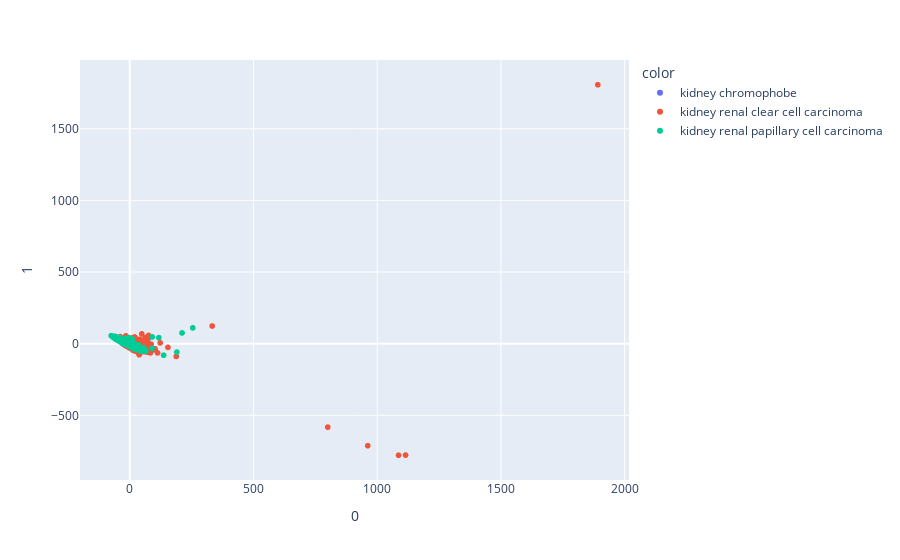

Notebook code for this chart:
### Code cell
#Visualisierung
import plotly.express as px
from sklearn.manifold import TSNE
fig = px.scatter(principalComponents,x = 0, y=1, color=df['cancer_type'])
fig.show()

### Figure 1 — Plotly figure (JSON) as saved in the notebook; plotly's stock layout.template omitted (floating-point values rounded to 4 significant figures; data arrays with more than 128 entries replaced by an {"elided": "..."} marker saying what was removed)
{"data": [{"hovertemplate": "color=kidney chromophobe<br>0=%{x}<br>1=%{y}<extra></extra>", "legendgroup": "kidney chromophobe", "marker": {"color": "#636efa", "symbol": "circle"}, "mode": "markers", "name": "kidney chromophobe", "showlegend": true, "type": "scattergl", "x": [-50.54, -47.86, -5.158, -42.61, -18.24, 1.877, 6.954, -64.34, -47.13, -31.04, -32.3, -36.67, -40.04, -36.92, -54.28, -29.42, -9.992, -31.95, -62.53, -40.46, -43.08, -29.1, -13.99, 34.55, 8.312, -54.05, -51.73, -13.16, -35.25, -26.14, -48.41, -45.06, -36.3, -46.39, -32.44, -66.32, -18.43, -49.34, -51.77, -19.7, -63.07, -59.1, -1.391, 30.9, -12.94, -31.75, -18.65, -48.44, -30.31, 9.627, -60.18, -32.87, -42.27, -42.74, -4.217, 1.193, -55.47, 72.55, -19.14, -40.61, -41.71, 23.7, -47.58, -39.12, -30.01, -11.85, -35.48, 12.86, -46.12, -64.71, -61.45, -43.63, -55.57, -22.44, -40.34, -9.515, -43.31, -1.402, -7.029, -40.32, -64.52, -28.56, -0.7318, -19.96, -8.49, -31.18, -0.5207, -47.34, -27.14, -34.72, -39.67], "xaxis": "x", "y": [37.72, 31.03, -9.301, 30.26, 2.996, -19.95, -12.73, 51.31, 33.09, 8.599, 16.63, 24.24, 19.89, 19.2, 38.39, 13.56, 8.557, 5.331, 48.59, 20.03, 32.7, 12.37, 1.635, -33.41, -13.69, 38.92, 37.95, 1.908, 21.83, 7.865, 28.27, 30.57, 22.51, 23.16, 10.79, 46.32, -1.129, 33.33, 37.46, 7.4, 44.19, 47.78, -10.35, -18.47, -6.886, 18.0, 0.9414, 29.69, 14.36, -6.53, 36.1, 14.15, 18.21, 29.95, -5.405, -10.63, 41.05, 16.05, -3.211, 29.18, 24.95, -24.99, 36.5, 24.26, 13.5, 0.7227, 25.4, -21.39, 29.8, 51.39, 42.62, 20.96, 38.81, 7.722, 26.68, -3.761, 27.03, 4.993, -2.073, 22.95, 45.43, 18.08, -10.99, 3.466, 3.343, 18.89, -9.201, 25.25, 4.384, 22.65, 18.73], "yaxis": "y"}, {"hovertemplate": "color=kidney renal clear cell carcinoma<br>0=%{x}<br>1=%{y}<extra></extra>", "legendgroup": "kidney renal clear cell carcinoma", "marker": {"color": "#EF553B", "symbol": "circle"}, "mode": "markers", "name": "kidney renal clear cell carcinoma", "showlegend": true, "type": "scattergl", "x": {"elided": "614 float values"}, "xaxis": "x", "y": {"elided": "614 float values"}, "yaxis": "y"}, {"hovertemplate": "color=kidney renal papillary cell carcinoma<br>0=%{x}<br>1=%{y}<extra></extra>", "legendgroup": "kidney renal papillary cell carcinoma", "marker": {"color": "#00cc96", "symbol": "circle"}, "mode": "markers", "name": "kidney renal papillary cell carcinoma", "showlegend": true, "type": "scattergl", "x": {"elided": "323 float values"}, "xaxis": "x", "y": {"elided": "323 float values"}, "yaxis": "y"}], "layout": {"autosize": true, "legend": {"title": {"text": "color"}, "tracegroupgap": 0}, "margin": {"t": 60}, "xaxis": {"anchor": "y", "autorange": true, "domain": [0, 1], "range": [-219.2, 2036.0], "title": {"text": "0"}, "type": "linear"}, "yaxis": {"anchor": "x", "autorange": true, "domain": [0, 1], "range": [-978.8, 2007.0], "title": {"text": "1"}, "type": "linear"}}}
